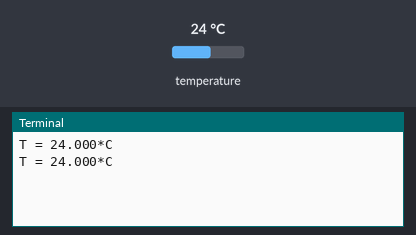
The program below on a simulated Raspberry Pi (BCM pin numbers). On the bench: the last lines printed to the terminal. The test bench sets the inputs (shaded band); at power-on: temperature 24 °C.

Above: at 1.2 s.
1.3 s: temperature set to 12 °C
At 2.6 s:
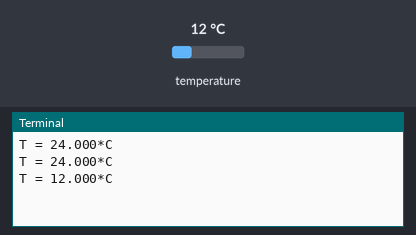
2.8 s: temperature set to 19 °C
At 3.8 s:
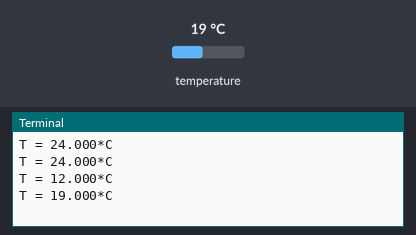
Timing chart, 0 to 5.8 s (numbered marks = the images above; inputs shaded):
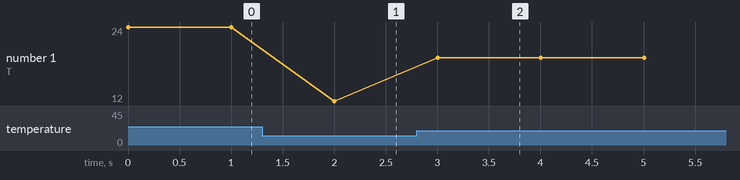

The program:

test.py
```python
import time
import Adafruit_MCP9808.MCP9808 as MCP9808

# Default constructor will use the default I2C address (0x18) and pick a default I2C bus.
#
# For the Raspberry Pi this means you should hook up to the only exposed I2C bus
# from the main GPIO header and the library will figure out the bus number based
# on the Pi's revision.
#
sensor = MCP9808.MCP9808()

# Optionally you can override the address and/or bus number:
#sensor = MCP9808.MCP9808(address=0x20, busnum=2)

# Initialize communication with the sensor.
sensor.begin()

while True:
    temp = sensor.readTempC()
    print('T = {0:0.3F}*C'.format(temp))
    time.sleep(1.0)
```

Measured:
- after the input at 1.3 s, the terminal: prints a new line after 0.70 s (image 1)
- after the input at 2.8 s, the terminal: prints a new line after 0.20 s (image 2)
- plotted number 1: 24 → 12 after the input at 1.3 s, 12 → 19 after the input at 2.8 s
